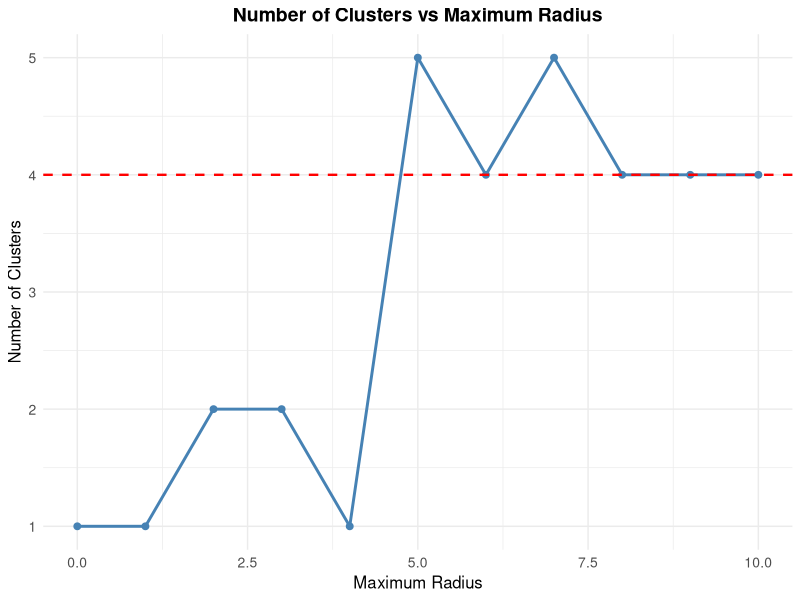

Generate this figure with R:
library(tidyverse)
library(ggplot2)
# non interactive run
pdf(NULL)

results_long <- read_csv("task2_data.csv")

# Add max_radius column (decreasing from 10 to 0 by 1)
results_long <- results_long %>%
  mutate(max_radius = seq(10, 0, by = -1))

# Create the plot
plot <- ggplot(results_long, aes(x = max_radius, y = optimal_k)) +
  geom_line(linewidth = 1, color = "steelblue") +
  geom_point(size = 2, color = "steelblue") +
  geom_hline(yintercept = 4, linetype = "dashed", color = "red", linewidth = 0.8) +
  labs(
    x = "Maximum Radius",
    y = "Number of Clusters",
    title = "Number of Clusters vs Maximum Radius"
  ) +
  theme_minimal() +
  theme(
    plot.title = element_text(hjust = 0.5, size = 14, face = "bold"),
    axis.title = element_text(size = 12),
    axis.text = element_text(size = 10)
  )

# Save the plot
ggsave("task2_figure.png", plot = plot, width = 10, height = 5)